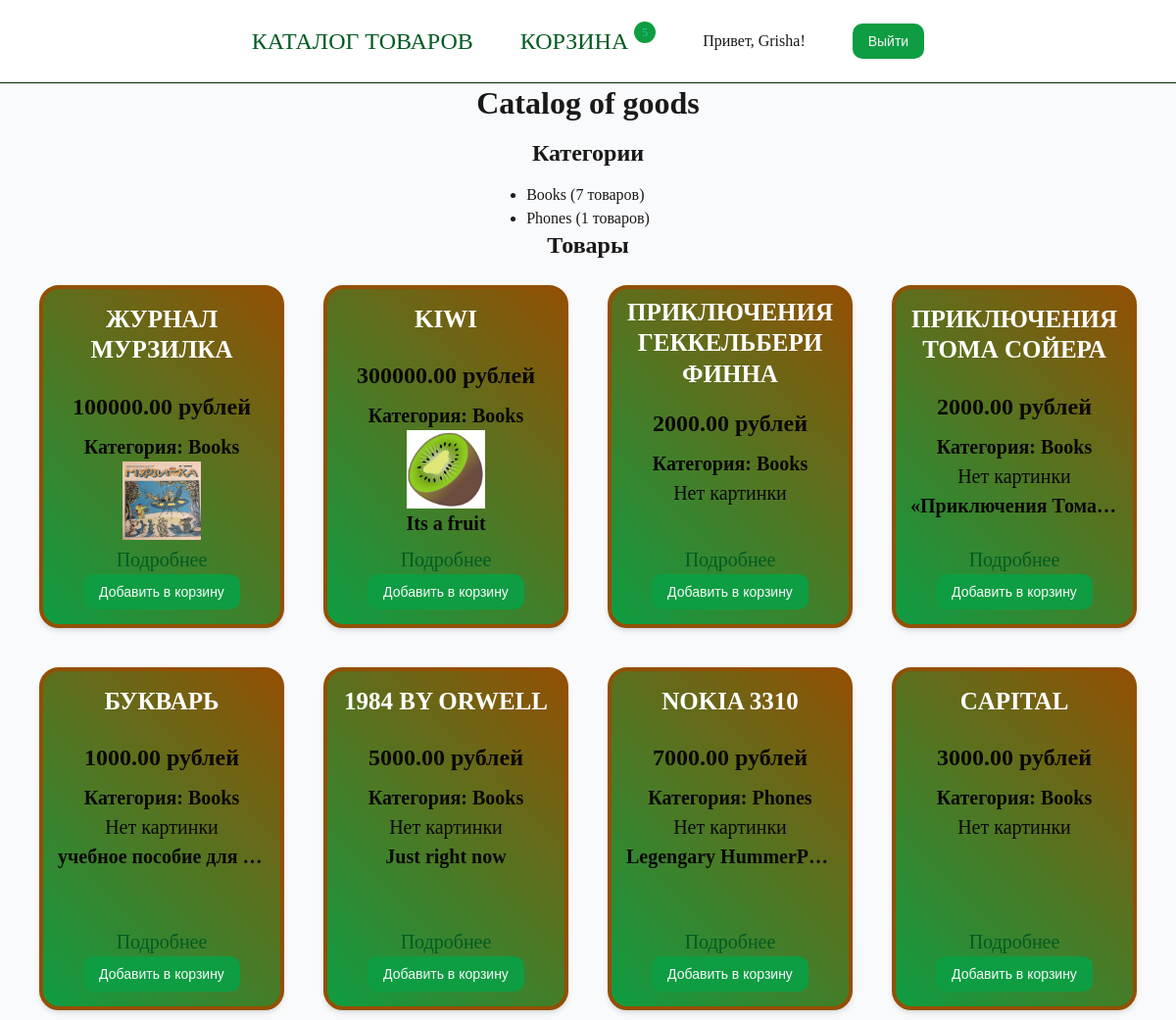
Page /journal/products/ (signed in) on the committed database.
### journal/models.py (models this page shows, shortened)
class Category(models.Model):
    name = models.CharField(max_length=100, verbose_name='Name', help_text='Type the name of category')
    description = models.TextField(verbose_name="Description", blank=True, null=True)
    class Meta:
        verbose_name = 'Category'
        verbose_name_plural = 'Categories'
        ordering = ['name']

class Product(models.Model):
    name = models.CharField(max_length=200, verbose_name='Product Name')
    description = models.TextField(verbose_name="description", blank=True)
    image = models.ImageField(upload_to='products/', verbose_name='Image', blank=True, null=True)
    category = models.ForeignKey(Category, on_delete=models.CASCADE, related_name='products', verbose_name='Category')
    price = models.DecimalField(max_digits=10, decimal_places=2, verbose_name='Price')
    created_at = models.DateTimeField(auto_now_add=True, verbose_name='Date of creation')
    updated_at = models.DateTimeField(auto_now=True, verbose_name='Date of change')
    class Meta:
        verbose_name = 'Product'
        verbose_name_plural = 'Products'
        ordering = ['-created_at']                    # новые товары сверху
        indexes = [models.Index(fields=['name', 'category'])]

### journal/views.py (the view)
# urls.py: path('products/', views.product_list, name='product_list'),
def product_list(request):
    categories = Category.objects.annotate(product_count=Count('products'))
    products_list = Product.objects.all()
    paginator = Paginator(products_list, 12)
    page = request.GET.get('page')
    try:
        products = paginator.page(page)
    except PageNotAnInteger:
        products = paginator.page(1)
    except EmptyPage:
        products = paginator.page(paginator.num_pages)
    context = {
        'products': products,
        'categories': categories,
        'title': 'Catalog of goods'
    }
    return render(request, 'journal/product_list.html', context)

### journal/context_processors.py (called while the page is built)
def cart_items_count(request):
    cart = get_or_create_cart(request)
    count = sum(item.quantity for item in cart.items.all())
    return {'cart_items_count': count}

### journal/views.py (called while the page is built, shortened)
def get_or_create_cart(request):
    if request.user.is_authenticated:
        cart, _ = Cart.objects.get_or_create(user=request.user)
        return cart

### templates/journal/product_list.html (shortened to what this page needs)
{% extends 'base.html' %}
{% load static %}
{% block extra_css %}
    <link rel="stylesheet" href="{% static 'css/product_list.css' %}">
{% endblock extra_css %}
{% block content %}
        <h1>{{ title }}</h1>
        <h2>Категории</h2>
        <ul>
            {% for category in categories %}
                <li>{{ category.name }} ({{ category.product_count }} товаров)</li>
            {% empty %}
                <li>Нет категорий</li>
            {% endfor %}
        </ul>
        <h2>Товары</h2>
        <ul class="cont">
            {% for product in products %}
                <div class="prod-card">
                    <h3>{{ product.name }}</h3>
                    <p class="price">{{ product.price }} рублей</p>
                    <p>Категория: {{ product.category.name }}</p>
                    {% if product.image %}
                       <img class="blank img" src="{{ product.image.url }}" alt="{{ product.name }}" width="100" height="100">
                    {% else %}
                        <div class="blank">Нет картинки</div>
                    {% endif %}
                    <p class='desc'>{{ product.description|truncatewords:20 }}</p>
                    <a href="{% url 'product_detail' product.id %}">
                        Подробнее
                    </a>
                    <a href="{% url 'add_to_cart' product.id %}">
                        <button>Добавить в корзину</button>
                    </a>
                </div>
            {% empty %}
                <p>Товаров пока нет</p>
            {% endfor %}
        </ul>
{% endblock content %}

### templates/base.html (shortened to what this page needs)
<!DOCTYPE html>
<html lang="ru">
<head>
    {% load static %}
    <link rel="stylesheet" href="{% static 'css/style.css' %}">
    {% block extra_css %}
    {% endblock %}
</head>
<body>
    <header>
        <nav>
            <a href="{% url 'product_list' %}">Каталог товаров</a>
            <a class="cart" href="{% url 'cart_detail' %}">
                Корзина
                {% if cart_items_count %}
                    <span class="cart-badge">{{ cart_items_count }}</span>
                {% endif %}
            </a>
            {% if user.is_authenticated %}
                <span class="hello-user">
                    Привет, {{ user.username }}!
                </span>
                <form method="post" action="{% url 'logout' %}" style="display: inline;">
                    <button type="submit">Выйти</button>
                </form>
            {% else %}
                <a href="{% url 'login' %}">Войти</a>
                <a href="{% url 'signup' %}">Регистрация</a>
            {% endif %}
        </nav>
    </header>
    <div class="container">
        {% block content %}
        {% endblock %}
    </div>
</body>
</html>

### journal/static/css/style.css (style rules this page uses)
:root { --color-primary: #0e9d42; --color-primary-dark: #025b22; --color-secondary: #f79729; --color-secondary-dark: #925004; --color-danger: rgb(245, 41, 41); --color-warning: #e2da35; --color-bg: #f9fafb; --color-text: #1a1919; --color-text-light: #302e2e; --color: #fff; --color-border: #012e05; --radius-sm: 10px; --radius-md: 20px; --radius-lg: 30px; --transition: all 0.3s ease; --shadow-sm: 0 1px 2px 0 rgba(0, 0, 0, 0.05); --shadow-md: 0 4px 6px -1px rgba(0, 0, 0, 0.1), 0 2px 4px -1px rgba(0, 0, 0, 0.06); --shadow-lg: 0 10px 15px -3px rgba(0, 0, 0, 0.1), 0 4px 6px -1px rgba(0, 0, 0, 0.06); }
* { margin: 0; padding: 0; box-sizing: border-box; }
body { background-color: var(--color-bg); color: var(--color-text); line-height: 1.5; display: flex; flex-direction: column; align-items: center; }
h1, h2, h3, h4, h5, h6 { font-weight: 600; line-height: 1.25; margin-bottom: 1rem; }
h1 { font-size: 2rem; }
h2 { font-size: 1.5rem; }
h3 { font-size: 1.25rem; }
a { text-decoration: none; color: var(--color-primary-dark); transition: var(--transition); }
header { width: 100%; background-color: var(--color); box-shadow: var(--shadow-sm); border-bottom: 1px solid var(--color-border); position: sticky; top: 0; z-index: 100; }
nav { max-width: 1280px; margin: 0 auto; padding: 1rem 2rem; display: flex; justify-content: center; align-items: center; flex-wrap: wrap; gap: 3rem; }
nav a { font-size: 24px; font-weight: 500; padding: 0.5rem 0; position: relative; text-transform: uppercase; }
nav a::after, .nava::after { content: ''; position: absolute; bottom: 0; left: 0; width: 0; height: 2px; background: var(--color-primary); transition: var(--transition); }
.cart-badge { border-radius: 50%; background: var(--color-primary); color: rgb(34, 200, 175); padding: 4px 8px; font-size: 12px; font-weight: 500; margin-bottom: 8px; vertical-align: top; }
.container { max-width: 1280px; width: 100%; display: flex; flex-direction: column; align-items: center; }
.button, button, .btn { display: inline-block; background-color: var(--color-primary); color: #f9fafb; border: none; padding: 0.5rem 1rem; border-radius: var(--radius-sm); font-weight: 500; cursor: pointer; transition: var(--transition); font-size: 14px; line-height: 20px; text-align: center; }
.prod-card { position: relative; display: flex; flex-direction: column; align-items: center; border: 4px solid var(--color-secondary-dark); padding: 10px; margin: 10px; width: 250px; height: 350px; border-radius: var(--radius-md); box-shadow: var(--shadow-md); background: linear-gradient(45deg, var(--color-primary), var(--color-secondary-dark)); overflow: hidden; color: rgb(11, 8, 8); font-size: 20px; transition: var(--transition); }
.prod-card h3, .prod-card p { text-align: center; }
.prod-card h3 { text-align: center; text-transform: uppercase; font-size: 25px; color: white; height: 80px; display: flex; align-items: center; }
p { font-weight: 900; }
.img { width: 80px; aspect-ratio: 1 / 1; transition: var(--transition); background: var(--color); display: flex; justify-content: center; align-items: center; }
.price { font-weight: 900; font-size: 24px; margin: 0.5rem 0; }
.desc { height: 100%; width: 100%; overflow: hidden; text-overflow: ellipsis; text-align: center; transition: var(--transition); }
.cont { display: flex; flex-wrap: wrap; justify-content: center; }

### journal/static/css/product_list.css (style rules this page uses)
.cont { display: flex; flex-wrap: wrap; justify-content: center; gap: 20px; }
.prod-card { position: relative; width: 250px; height: 350px; padding: 15px; margin: 10px; border: 4px solid var(--color-secondary-dark); border-radius: var(--radius-md); box-shadow: var(--shadow-md); background: linear-gradient(45deg, var(--color-primary), var(--color-secondary-dark)); color: rgb(11, 8, 8); font-size: 20px; display: flex; flex-direction: column; align-items: center; overflow: hidden; transition: var(--transition); }
.prod-card h3 { text-align: center; text-transform: uppercase; font-size: 25px; color: white; height: 80px; display: flex; align-items: center; }
.prod-card p { text-align: center; font-weight: 900; }
.price { font-weight: 900; font-size: 24px; margin: 0.5rem 0; }
.img { width: 80px; aspect-ratio: 1 / 1; transition: var(--transition); background: var(--color); display: flex; justify-content: center; align-items: center; }
.desc { height: 100%; width: 100%; overflow: hidden; text-overflow: ellipsis; white-space: nowrap; text-align: center; transition: var(--transition); cursor: default; }

### rows in the picture
Category: name "Books", product_count "7"
Category: name "Phones", product_count "1"
Product: name "ЖУРНАЛ МУРЗИЛКА", price "100000.00", category.name "Books", image (picture)
Product: name "KIWI", price "300000.00", category.name "Books", image (picture), description "Its a fruit"
Product: name "ПРИКЛЮЧЕНИЯ ГЕККЕЛЬБЕРИ ФИННА", price "2000.00", category.name "Books", shows "Нет картинки"
Product: name "ПРИКЛЮЧЕНИЯ ТОМА СОЙЕРА", price "2000.00", category.name "Books", shows "Нет картинки", description "«Приключения Тома…"
Product: name "БУКВАРЬ", price "1000.00", category.name "Books", shows "Нет картинки", description "учебное пособие для…"
Product: name "1984 BY ORWELL", price "5000.00", category.name "Books", shows "Нет картинки", description "Just right now"
Product: name "NOKIA 3310", price "7000.00", category.name "Phones", shows "Нет картинки", description "Legengary HummerP…"
Product: name "CAPITAL", price "3000.00", category.name "Books", shows "Нет картинки"

### other values in the picture
{{ cart_items_count }} "5"
{{ user.username }} "Grisha"
{{ title }} "Catalog of goods"
